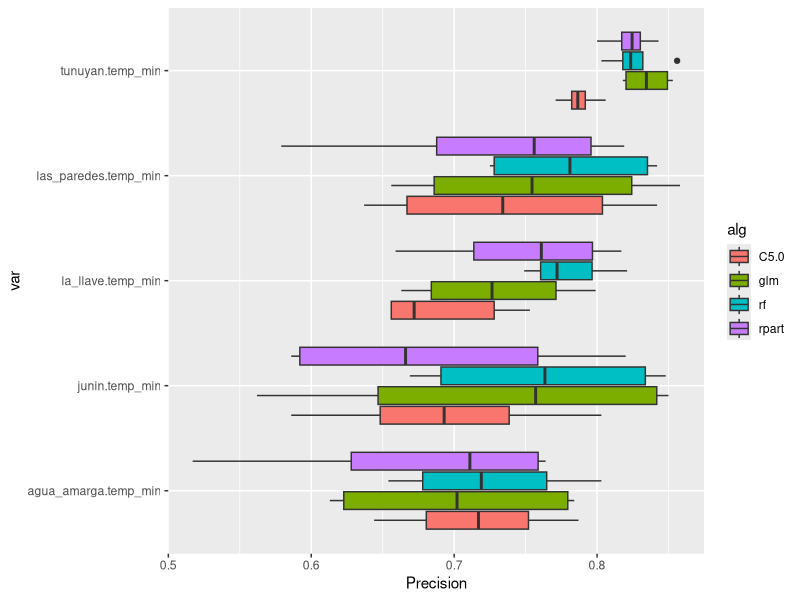
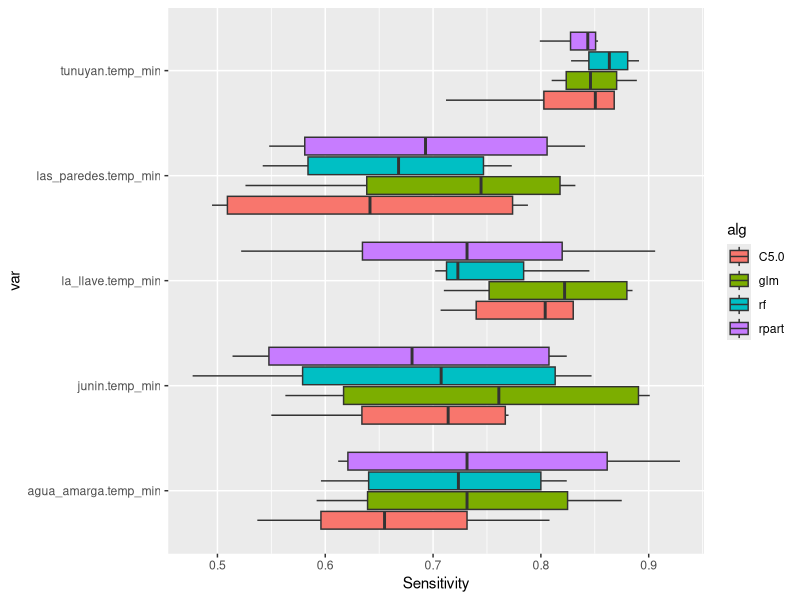
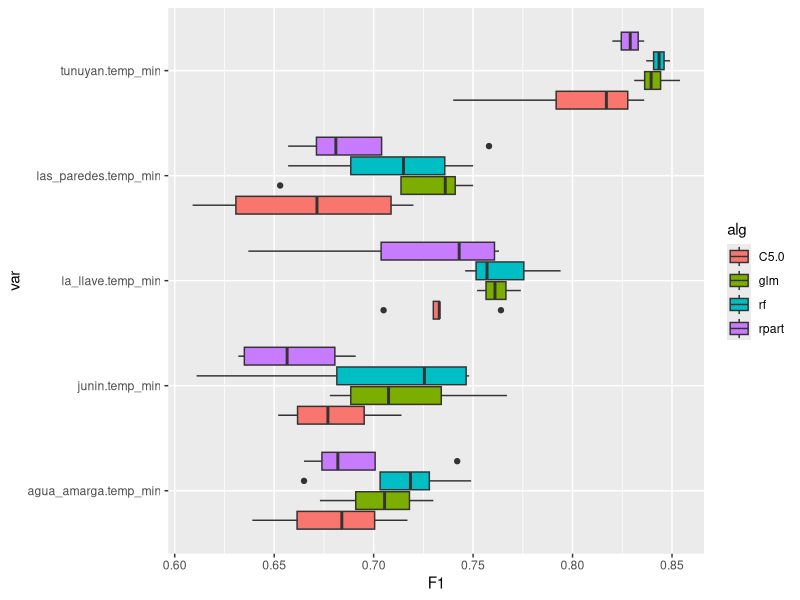
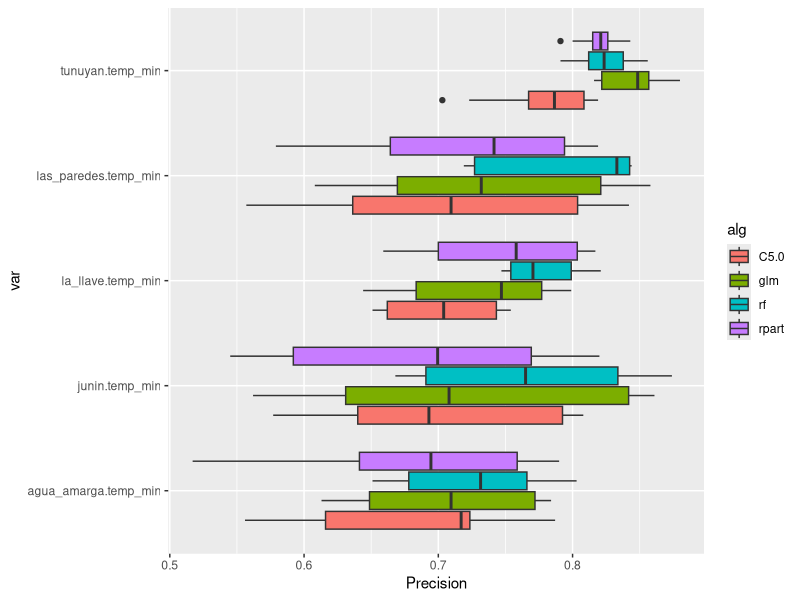
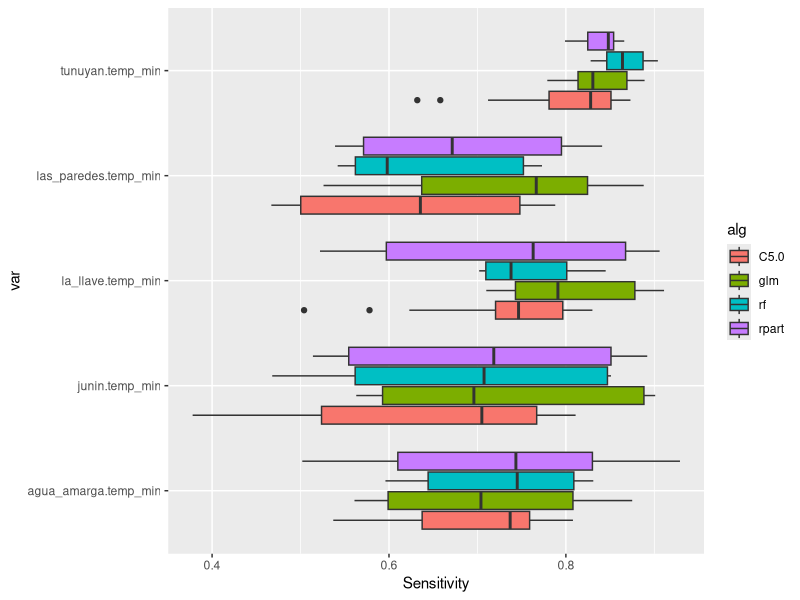
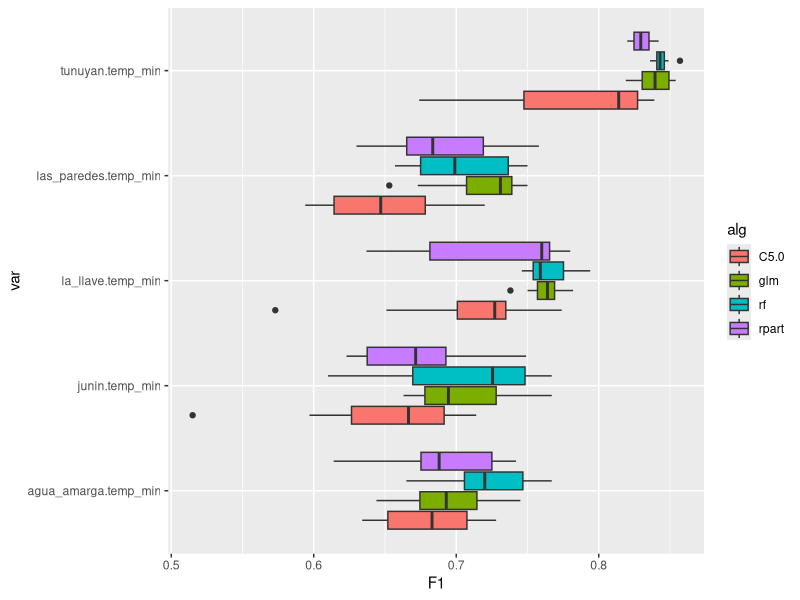
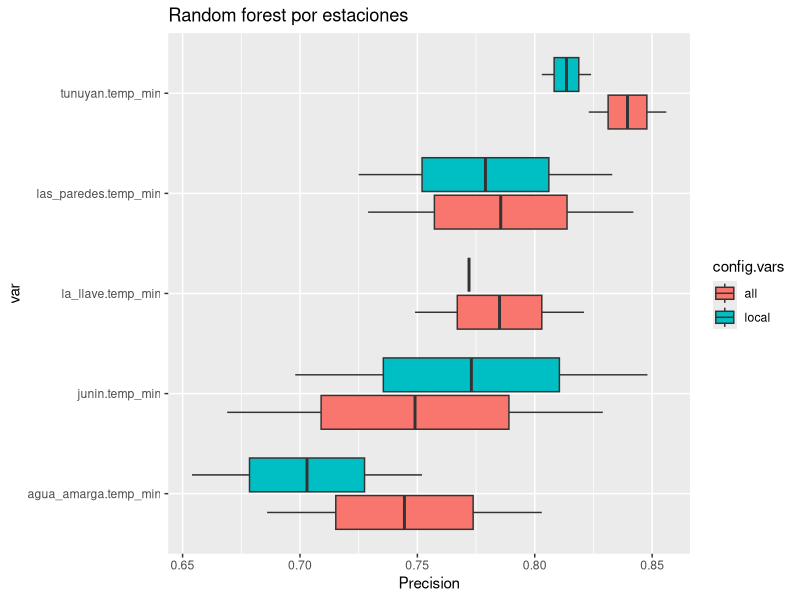
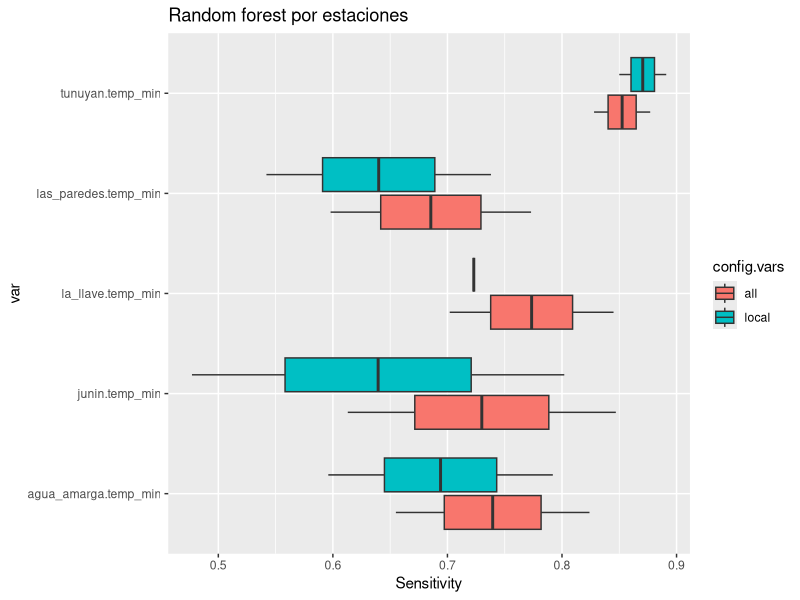

Recreate these plots in R, in order.
## ---- chunk 1
suppressMessages(library(readr))
suppressMessages(library(ggplot2))
suppressMessages(library(gridExtra))
suppressMessages(library(tidyverse))
suppressMessages(library(lazyeval))

dataset <- suppressMessages(read_csv("classification-results.csv"))
dataset[,8:ncol(dataset)] <- round(dataset[,8:ncol(dataset)],digits = 3)

stations <- unique(dataset$var)
algoritmos <- unique(dataset$alg)
metrics <- c("FAR","Sensitivity","Specificity","Accuracy","Kappa","F1","Precision")

#' ## Carga dataset
#' Creación de dataset genérico para resultados clasificación
df <- dataset %>%
  unite(dataset, 
        col=label,c("dataset","var","config.train","config.vars","T","alg"),
        sep = "-",remove=FALSE) %>% 
  select(label,dataset,var,config.train,config.vars,T,alg,FAR,Sensitivity,Specificity,Accuracy,Kappa,F1,Precision) 

## ---- chunk 2

df3 <-  df %>% filter( dataset == "dacc" & T==1 ) 

## ---- chunk 3
p <-ggplot(aes(y = Precision , x = var, fill = alg), data = df3) + geom_boxplot() + coord_flip()
print(p)

p <-ggplot(aes(y = Sensitivity , x = var, fill = alg), data = df3) + geom_boxplot() + coord_flip()
print(p)

#png("plot-estaciones-vs-algs-F1-filtro-datasetDacc-T1.png")
p <-ggplot(aes(y = F1 , x = var, fill = alg), data = df3) + 
  geom_boxplot() + coord_flip() #+ labs(fill="T")

print(p)

#dev.off()
## ---- chunk 4

df3 <-  df %>% filter( dataset == "dacc" ) 

## ---- chunk 5
p <-ggplot(aes(y = Precision , x = var, fill = alg), data = df3) + geom_boxplot() + coord_flip()
print(p)

p <-ggplot(aes(y = Sensitivity , x = var, fill = alg), data = df3) + geom_boxplot() + coord_flip()
print(p)

#png("plot-estaciones-vs-algs-F1-filtro-datasetDacc-T1.png")
p <-ggplot(aes(y = F1 , x = var, fill = alg), data = df3) + 
  geom_boxplot() + coord_flip() #+ labs(fill="T")

print(p)

#dev.off()
## ---- chunk 6

df3 <-  df %>% filter( dataset == "dacc" & T==1 & alg=="rf") 


p <-ggplot(aes(y = Precision , x = var, fill = config.vars), data = df3) + geom_boxplot() + coord_flip() + labs(title="Random forest por estaciones")
print(p)

p <-ggplot(aes(y = Sensitivity , x = var, fill = config.vars), data = df3) + geom_boxplot() + coord_flip() + labs(title="Random forest por estaciones")
print(p)

p <-ggplot(aes(y = F1 , x = var, fill = config.vars), data = df3) + 
  geom_boxplot() + coord_flip() #+ labs(fill="T")
print(p)
## ---- chunk 7

df3 <-  df %>% filter( dataset == "dacc" & T==1 & alg=="glm") 

p <-ggplot(aes(y = Precision , x = var, fill = config.vars), data = df3) + geom_boxplot() + coord_flip() + labs(title="Random forest por estaciones")
print(p)

p <-ggplot(aes(y = Sensitivity , x = var, fill = config.vars), data = df3) + geom_boxplot() + coord_flip() + labs(title="Random forest por estaciones")
print(p)

p <-ggplot(aes(y = F1 , x = var, fill = config.vars), data = df3) + 
  geom_boxplot() + coord_flip() #+ labs(fill="T")
print(p)
## ---- chunk 8

for(s in stations){
  
  df1 <- df %>% filter( var == s ) 
  
  p <-ggplot(aes(y = F1 , x = alg, fill = config.vars), data = df1) + 
    geom_boxplot() + coord_flip() + labs(title=paste("Estación",s,sep="  "))
  print(p)
  p <-ggplot(aes(y = Sensitivity , x = alg, fill = config.vars), data = df1) + 
    geom_boxplot() + coord_flip() + labs(title=paste("Estación",s,sep="  "))
  print(p)
  p <-ggplot(aes(y = Precision , x = alg, fill = config.vars), data = df1) + 
    geom_boxplot() + coord_flip() + labs(title=paste("Estación",s,sep="  "))
  print(p)

}

## ---- chunk 9
library(reshape)
df3 <-  df %>% filter( dataset == "dacc") %>% select(-one_of(c("FAR")))

#  melt(df3,id.vars="label")
df4 <- melt(as.data.frame(df3),
            id.vars =(c("label","dataset","var","config.train","config.vars","T","alg")),
            measure.vars = metrics[-1])

p <-ggplot(aes(y = value , x = var, fill = variable), data = df4) + 
  geom_boxplot() + coord_flip() + labs(title="Variabilidad de las métricas por las estaciones")
print(p)
## ---- chunk 10
df4 <- df %>% filter( dataset == "dacc")   
df4 <- melt(as.data.frame(df4),
            id.vars =(c("label","dataset","var","config.train","config.vars","T","alg")),
            measure.vars = metrics)

for(a in algoritmos)
{
  for(m in metrics)
  {
    df5 <- df4 %>% filter( alg == a & variable == m) 
    p <-ggplot(aes(y = value , x = var, fill = config.vars), data = df5) + 
      geom_boxplot() + coord_flip() + labs(title=paste("Comportamiento de ",m," en modelo ",a,sep=""))
    print(p)
  }
}
## ---- chunk 11
p <-ggplot(aes(y = Precision , x = var, fill = config.train), data = df) + geom_boxplot() + coord_flip()
print(p)

p <-ggplot(aes(y = Sensitivity , x = var, fill = config.train), data = df) + geom_boxplot() + coord_flip()
print(p)

p <-ggplot(aes(y = F1 , x = var, fill = config.train), data = df) + geom_boxplot() + coord_flip()
print(p)
